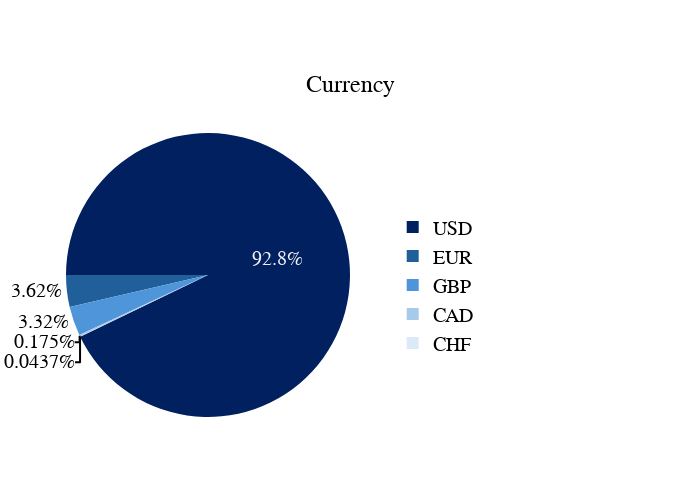

Source (notebook cell):
### Code cell
# PIE CHAR FOR CURRENCY

import plotly.express as px
import pandas as pd

# Count categories in 'Currency'
value_counts = df['Currency'].value_counts()

# Select 6 most frequent categories
top_values = value_counts.nlargest(6)

# Group the rest in "Others"
others_count = value_counts.iloc[6:].sum()
if others_count > 0:
    top_values['Others'] = others_count

# COrder them from most frequent to least frequent (except Others)
value_counts_df = top_values.reset_index()
value_counts_df.columns = ['Currency', 'Count']

df_main = value_counts_df[value_counts_df['Currency'] != 'Others'].sort_values(by='Count', ascending=False)
df_others = value_counts_df[value_counts_df['Currency'] == 'Others']

final_df = pd.concat([df_main, df_others])

# Define the colors for the pie chart
piece_colors = ['#002060', '#215F9A', '#4E95D9', '#A6CAEC', '#DCEAF7', '#D9D9D9', '#7F7F7F']  # Piece colors
percentage_colors = ['#F2F2F2', '#F2F2F2', '#F2F2F2', '#002060', '#002060', '#002060', '#F2F2F2']  # Percentage colors

# Create chart
fig = px.pie(
    final_df, 
    names='Currency', 
    values='Count', 
    title='Currency',
    color_discrete_sequence=piece_colors[:len(final_df)]
)


# Rotate the graphic
fig.update_traces(
    rotation=270,  
    sort=False, 
    textinfo='percent',  # Show percentages inside pieces
    textfont=dict(family = 'Segoe UI', size=20, color=percentage_colors[:len(final_df)]),  # Adjust percentages' size and colors
    insidetextorientation='horizontal'  # Ensure percentages are shown horixontally
)

# Configure legend
fig.update_layout(
    title=dict(
        text='Currency',
        font=dict(family = 'Segoe UI', size=24, color="#000000") 
    ),
    legend=dict(
        font=dict(family = 'Segoe UI', size=20, color="#000000"),
        orientation="v",  # Show legend vertically
        yanchor="bottom", y=0.25,  # Select the y position
        xanchor="center", x=1.3,  # Select the x position
        traceorder='normal'  # Ensure the order of the leyend
    ),
    width=700,  # Adjust the width of the chart
    height=500,  # Adjust the height of the chart
    title_x=0.5,  # Center the title horizontally
    title_y=0.85,  # Adjust the vertical position of the title

    margin={"l": 50, "r": 350, "t": 100, "b": 50}
)

fig.show()

### Figure 1 — Plotly figure (JSON) as saved in the notebook; plotly's stock layout.template omitted (floating-point values rounded to 4 significant figures)
{"data": [{"domain": {"x": [0, 1], "y": [0, 1]}, "hovertemplate": "Currency=%{label}<br>Count=%{value}<extra></extra>", "insidetextorientation": "horizontal", "labels": ["USD", "EUR", "GBP", "CAD", "CHF"], "legendgroup": "", "name": "", "rotation": 270, "showlegend": true, "sort": false, "textfont": {"color": ["#F2F2F2", "#F2F2F2", "#F2F2F2", "#002060", "#002060"], "family": "Segoe UI", "size": 20}, "textinfo": "percent", "type": "pie", "values": [2126, 83, 76, 4, 1]}], "layout": {"height": 500, "legend": {"font": {"color": "#000000", "family": "Segoe UI", "size": 20}, "orientation": "v", "tracegroupgap": 0, "traceorder": "normal", "x": 1.3, "xanchor": "center", "y": 0.25, "yanchor": "bottom"}, "margin": {"b": 50, "l": 50, "r": 350, "t": 100}, "piecolorway": ["#002060", "#215F9A", "#4E95D9", "#A6CAEC", "#DCEAF7"], "title": {"font": {"color": "#000000", "family": "Segoe UI", "size": 24}, "text": "Currency", "x": 0.5, "y": 0.85}, "width": 700}}
